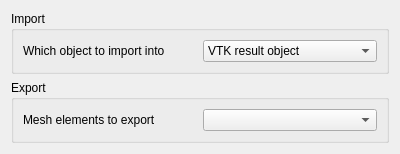
<?xml version="1.0" encoding="UTF-8"?>
<ui version="4.0">
 <class>FemGui::DlgSettingsFemInOutVtk</class>
 <widget class="QWidget" name="FemGui::DlgSettingsFemInOutVtk">
  <property name="geometry">
   <rect>
    <x>0</x>
    <y>0</y>
    <width>400</width>
    <height>79</height>
   </rect>
  </property>
  <property name="windowTitle">
   <string>VTK</string>
  </property>
  <property name="toolTip">
   <string/>
  </property>
  <layout class="QGridLayout" name="gridLayout_4">
   <item row="0" column="0">
    <widget class="QGroupBox" name="groupBox">
     <property name="title">
      <string>Import</string>
     </property>
     <layout class="QGridLayout" name="gridLayout_3">
      <item row="0" column="1">
       <layout class="QGridLayout" name="girdLayout">
        <item row="0" column="0">
         <widget class="QLabel" name="label1">
          <property name="text">
           <string>Which object to import into</string>
          </property>
         </widget>
        </item>
        <item row="0" column="1">
         <widget class="Gui::PreauracadomboBox" name="comboBoxVtkImportObject">
          <property name="toolTip">
           <string>VTK result object: A AuraCAD FEM VTK result object will be imported
(equals to the object which was exported).

FEM mesh object: The results in the VTK file will be omitted, only the
mesh data will be imported and a AuraCAD FEM mesh object will be created.

AuraCAD result object: The imported data will be converted into a
AuraCAD FEM Result object. Note: this setting needs the exact result
component names and thus it only works properly with VTK files
exported from AuraCAD.</string>
          </property>
          <property name="statusTip">
           <string/>
          </property>
          <property name="whatsThis">
           <string>Choose in which object to import into</string>
          </property>
          <property name="currentIndex">
           <number>0</number>
          </property>
          <property name="prefEntry" stdset="0">
           <cstring>ImportObject</cstring>
          </property>
          <property name="prefPath" stdset="0">
           <cstring>Mod/Fem/InOutVtk</cstring>
          </property>
          <item>
           <property name="text">
            <string>VTK result object</string>
           </property>
          </item>
          <item>
           <property name="text">
            <string>FEM mesh object</string>
           </property>
          </item>
          <item>
           <property name="text">
            <string>AuraCAD result object</string>
           </property>
          </item>
         </widget>
        </item>
       </layout>
      </item>
     </layout>
    </widget>
   </item>
   <item row="1" column="0">
    <widget class="QGroupBox" name="gb_export">
     <property name="title">
      <string>Export</string>
     </property>
     <layout class="QGridLayout" name="gl_export">
      <item row="0" column="0">
       <widget class="QLabel" name="lbl_export_level">
        <property name="text">
         <string>Mesh elements to export</string>
        </property>
       </widget>
      </item>
      <item row="0" column="1">
       <widget class="Gui::PreauracadomboBox" name="cb_export_level">
        <property name="toolTip">
         <string>Mesh element level to export</string>
        </property>
        <property name="sizeAdjustPolicy">
         <enum>QComboBox::AdjustToContents</enum>
        </property>
        <property name="prefEntry" stdset="0">
         <cstring>MeshExportLevel</cstring>
        </property>
        <property name="prefPath" stdset="0">
         <cstring>Mod/Fem/InOutVtk</cstring>
        </property>
        <property name="prefType" stdset="0">
         <cstring></cstring>
        </property>
       </widget>
      </item>
     </layout>
    </widget>
   </item>
   <item row="2" column="0">
    <spacer name="verticalSpacer">
     <property name="orientation">
      <enum>Qt::Vertical</enum>
     </property>
     <property name="sizeHint" stdset="0">
      <size>
       <width>20</width>
       <height>82</height>
      </size>
     </property>
    </spacer>
   </item>
  </layout>
 </widget>
 <customwidgets>
  <customwidget>
   <class>Gui::PreauracadomboBox</class>
   <extends>QComboBox</extends>
   <header>Gui/PrefWidgets.h</header>
  </customwidget>
 </customwidgets>
 <resources/>
 <connections/>
</ui>
